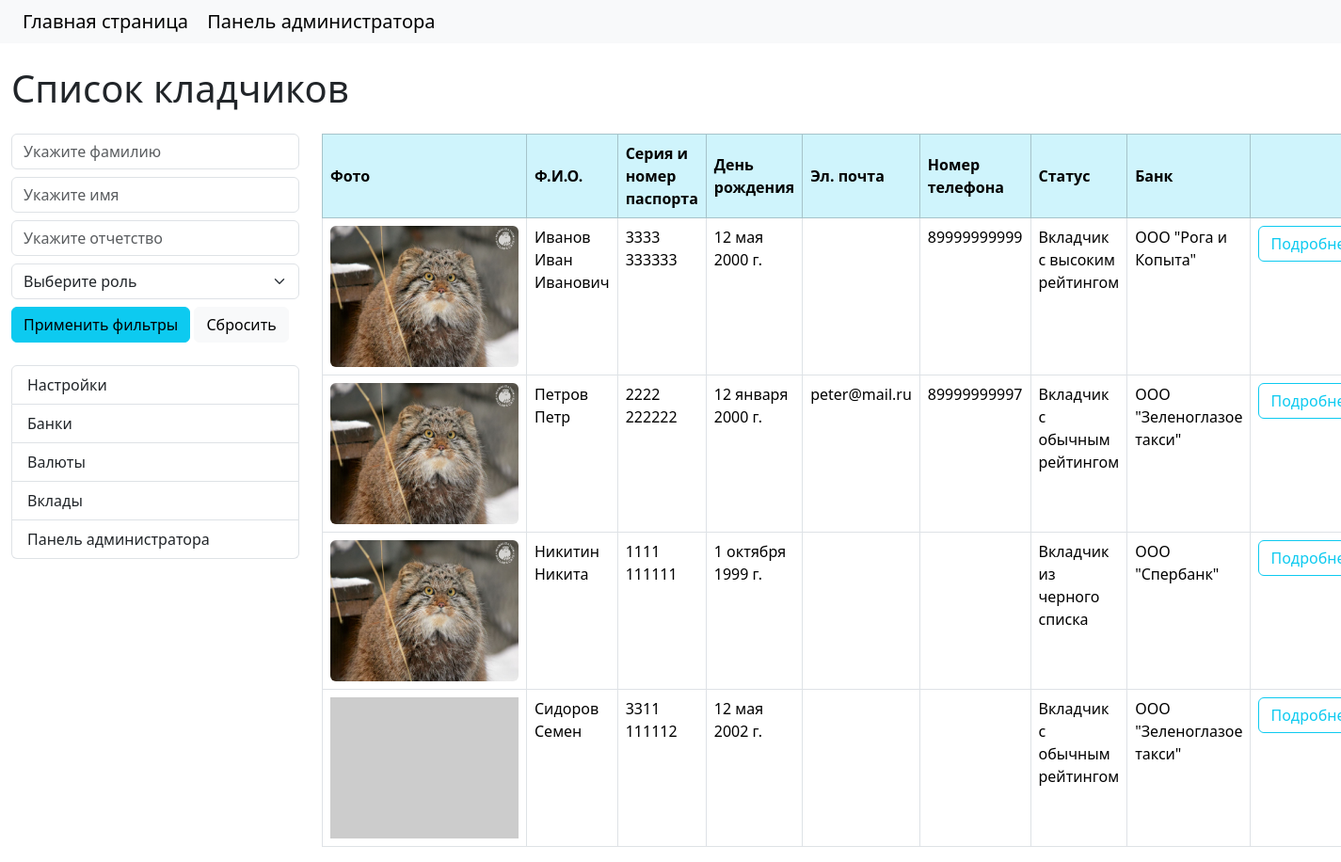
Page /depositors/ on the earlier database version.
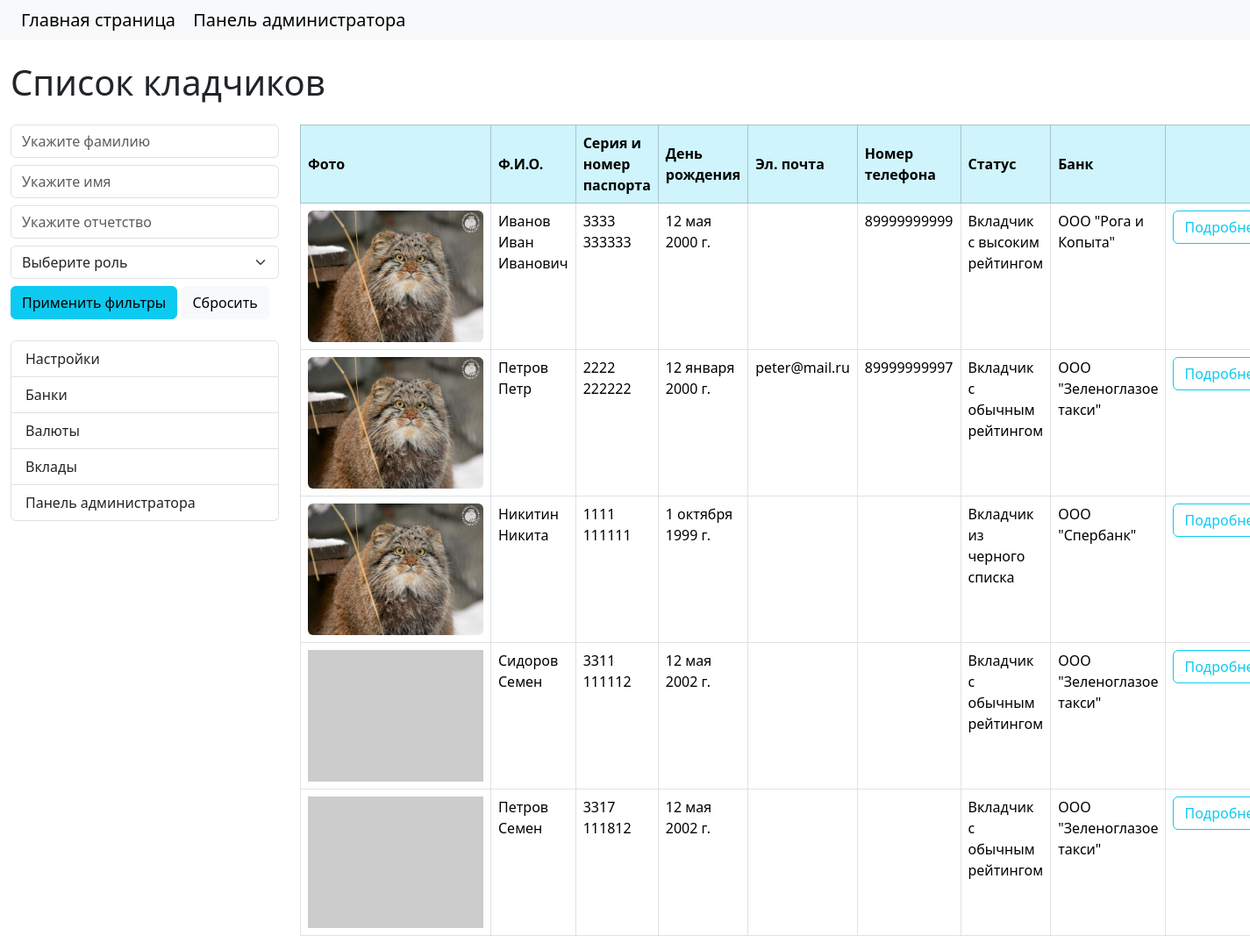
Same page on the later database version.
### core/models.py (models this page shows, shortened)
class Depositor(models.Model):
    last_name = models.CharField('Фамилия', max_length=100)
    first_name = models.CharField('Имя', max_length=100)
    patronymic = models.CharField('Отчество', max_length=100, blank=True)
    role_choices = [
        ('depositorPremium', 'Вкладчик с высоким рейтингом'),
        ('depositorNormal', 'Вкладчик с обычным рейтингом'),
        ('depositorGarbage', 'Вкладчик из черного списка'),
    ]
    email = models.CharField('Почта', max_length=50, blank=True)
    telephone = models.CharField('Телефон', max_length=12, blank=True)
    role = models.CharField('Роль', max_length=20, choices=role_choices)
    birthday = models.DateField('День рождения', null=True, blank=True, default=timezone.now)
    bank = models.ForeignKey(Bank, on_delete=models.CASCADE, verbose_name='Банк')
    photo = models.ImageField('Фото вкладчика', upload_to='photos', null=True, blank=True)
    passport = models.CharField('Серия и номер паспорта', max_length=11, default='', unique=True)
    class Meta:
        verbose_name = 'Вкладчик'
        verbose_name_plural = 'Вкладчики'

class Bank(models.Model):
    name = models.CharField('Наименование', max_length=100, unique=True)
    address = models.CharField('Адрес', max_length=200)
    def __str__(self):
        return self.name
    class Meta:
        verbose_name = 'Банк'
        verbose_name_plural = 'Банки'

### core/views.py (the view)
# urls.py: path('depositors/', views.DepositorsList.as_view(), name='depositors'),
class DepositorsList(ListView):
    model = models.Depositor
    template_name = 'core/depositors.html'
    context_object_name = 'depositors'
    def get_filters(self):
        queryset = super().get_queryset()
        return filters.DepositorFilter(self.request.GET, queryset=queryset)
    def get_queryset(self):
        return self.get_filters().qs
    def get_context_data(self, **kwargs):
        context = super().get_context_data(**kwargs)
        context['filters'] = self.get_filters()
        context['title'] = 'Список кладчиков'
        context['roles'] = ['depositorPremium', 'depositorNormal', 'depositorGarbage']
        return context

### core/templates/core/depositors.html (shortened to what this page needs)
{% extends 'base.html' %}
{% block page_title %}
<h1 class="mb-4">
    {{ title }}
</h1>
{% endblock %}
{% block sidebar %}
<div class="col-md-3">
    <form method="get">
        <input name="last_name" type="text" class="form-control mb-2" placeholder="Укажите фамилию" aria-label="Укажите фамилию" value="{{ filters.data.last_name }}">
        <input name="first_name" type="text" class="form-control mb-2" placeholder="Укажите имя" aria-label="Укажите имя" value="{{ filters.data.first_name }}">
        <input name="patronymic" type="text" class="form-control mb-2" placeholder="Укажите отчетство" aria-label="Укажите отчетство" value="{{ filters.data.patronymic }}">
        <select class="form-select mb-2" name="role" id="roleSelect">
            <option value="">Выберите роль</option>
        </select>
        <button type="submit" class="btn btn-info">Применить фильтры</button>
        <a href="{% url 'depositors' %}" class="btn btn-light">Сбросить</a>
    </form>
    <ul class="list-group mt-4">
        <a class="list-group-item" href="{% url 'depositors_settings' %}">Настройки</a>
        <a class="list-group-item" href="{% url 'home' %}">Банки</a>
        <a class="list-group-item" href="{% url 'currency' %}">Валюты</a>
        <a class="list-group-item" href="{% url 'deposits' %}">Вклады</a>
        <a class="list-group-item" href="{% url 'admin' %}">Панель администратора</a>
    </ul>
</div>
{% endblock %}
{% block content %}
<div class="col-md-9">
    <table class="table table-bordered">
        <thead class="table-info align-middle">
        <tr>
            <th scope="col">Фото</th>
            <th scope="col">Ф.И.О.</th>
            <th scope="col">Серия и номер паспорта</th>
            <th scope="col">День рождения</th>
            <th scope="col">Эл. почта</th>
            <th scope="col">Номер телефона</th>
            <th scope="col">Статус</th>
            <th scope="col">Банк</th>
            <th scope="col"></th>
        </tr>
        </thead>
        <tbody>
        {% for item in depositors %}
        <tr>
            <td>
                <div class="media">
                    {% if item.photo %}
                    <img src="{{ item.photo.url }}" height="150" width="200" class="rounded mx-auto d-block" alt="">
                    {% else %}
                    <img src="https://loremflickr.com/200/150" alt="">
                    {% endif %}
                </div>
            </td>
            <td>{{ item.last_name }} {{ item.first_name }} {{ item.patronymic }}</td>
            <td>{{ item.passport }}</td>
            <td>{{ item.birthday }}</td>
            <td>{{ item.email }}</td>
            <td>{{ item.telephone }}</td>
            <td>
                {% if item.role == 'depositorPremium' %}
                Вкладчик с высоким рейтингом
                {% elif item.role == 'depositorNormal' %}
                Вкладчик с обычным рейтингом
                {% elif item.role == 'depositorGarbage' %}
                Вкладчик из черного списка
                {% else %}
                -
                {% endif %}
            </td>
            <td>{{ item.bank }}</td>
            <td>
                <a href="{% url 'depositor_detail' pk=item.pk %}" class="btn btn-outline-info">Подробнее</a>
            </td>
        </tr>
        {% endfor %}
        </tbody>
    </table>
</div>
{% endblock %}

### templates/base.html (shortened to what this page needs)
<!DOCTYPE html>
<html lang="en">
<head>
    <link href="https://cdn.jsdelivr.net/npm/bootstrap@5.3.3/dist/css/bootstrap.min.css" rel="stylesheet"
>
</head>
<body>
{% include 'inc/_navbar.html' %}
<div class="container mx-0 mb-0 mt-4">
    {% block page_title %}
    {% endblock %}
    <div class="row">
        {% block sidebar %}SIDEBAR{% endblock %}
        {% block content %}CONTENT{% endblock %}
    </div>
</div>
</body>
</html>

### templates/inc/_navbar.html
<nav class="navbar navbar-expand-lg bg-body-tertiary">
    <div class="mx-4">
        <a class="navbar-brand" href="{% url 'home' %}">Главная страница</a>
        <a class="navbar-brand" href="{% url 'admin' %}">Панель администратора</a>
    </div>
</nav>

Differences in the rows shown:
added Depositor: last_name "Петров", first_name "Семен", passport "3317 111812", birthday "12 мая 2002 г.", role "Вкладчик с обычным рейтингом", bank "ООО \"Зеленоглазое такси\""
